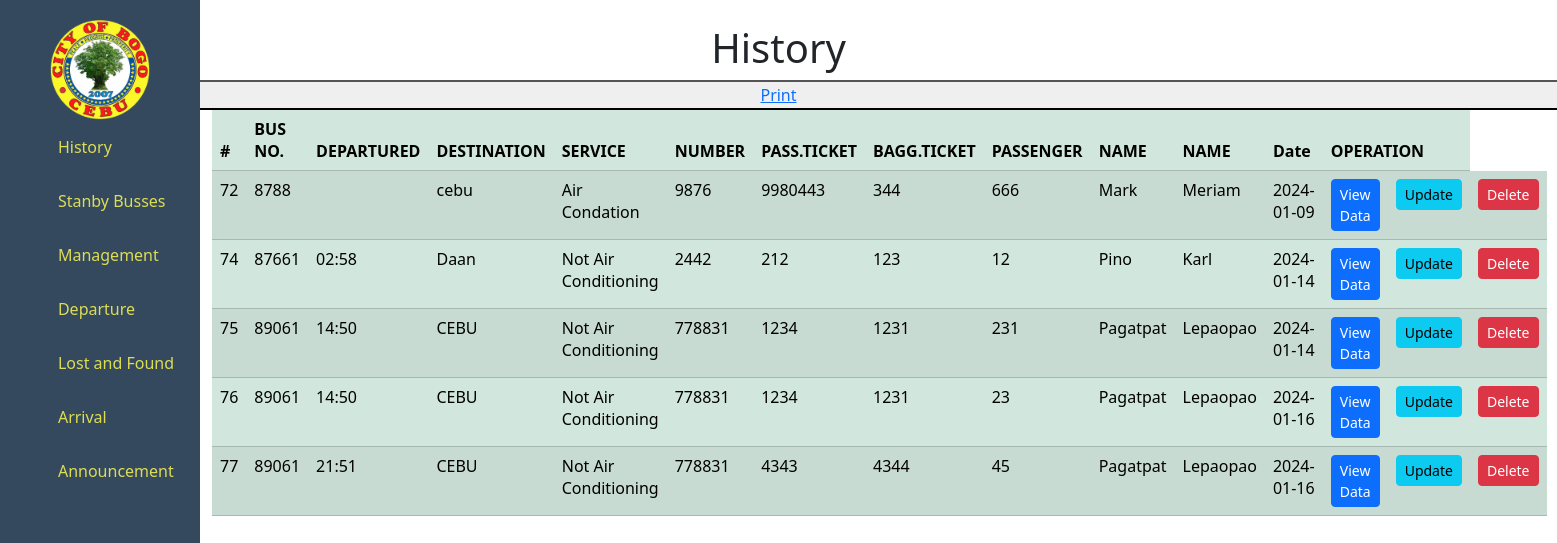
/Admin/01-Index.php, run on the app's committed database.
### tables this page shows
CREATE TABLE `main_tb` (
  `id` int(100) NOT NULL,
  `bus_no` int(100) NOT NULL,
  `time_dept` varchar(100) NOT NULL,
  `route_destination` varchar(100) NOT NULL,
  `unit` varchar(100) NOT NULL,
  `cor_number` int(100) NOT NULL,
  `pass_ticket` int(100) NOT NULL,
  `bagg_ticket` int(100) NOT NULL,
  `passenger` int(100) NOT NULL,
  `drivers_name` varchar(100) NOT NULL,
  `conductors_name` varchar(100) NOT NULL,
  `date` varchar(100) NOT NULL
);

### Admin/01-Index.php (the view, shortened to what this page needs)
<?php
include("sidevar.php");
?>
<!DOCTYPE html>
<html lang="en">
<head>
    <link href="https://cdn.jsdelivr.net/npm/bootstrap@5.3.2/dist/css/bootstrap.min.css" rel="stylesheet">
</head>
<body>
    <div class="row justify-content-center mt-4">
        <h1 class="text-center">History</h1>
        <button><a href="01-Admin-History/Print.php">Print</a></button>
    </div>
    <div class="container" style="margin-left:200px">
        <table class="table table-success table-striped ">
            <thead>
                <tr>
                    <th scope="col">#</th>
                    <th scope="col">BUS NO.</th>
                    <th scope="col">DEPARTURED</th>
                    <th scope="col">DESTINATION</th>
                    <th scope="col">SERVICE</th>
                    <th scope="col">NUMBER</th>
                    <th scope="col">PASS.TICKET</th>
                    <th scope="col">BAGG.TICKET</th>
                    <th scope="col">PASSENGER</th>
                    <th scope="col">NAME</th>
                    <th scope="col">NAME</th>
                    <th scope="col">Date</th>
                    <th scope="col" colspan="2">OPERATION</th>
                </tr>
            </thead>
            <tbody>
                <?php
                include("Connection.php");
                $sql = "SELECT * FROM main_tb";
                $result = mysqli_query($conn, $sql);
                if ($result) {
                    while ($row = mysqli_fetch_assoc($result)) {
                        $id = $row['id'];
                        $bus_no = $row['bus_no'];
                        $time_dept = $row['time_dept'];
                        $route = $row['route_destination'];
                        $unit = $row['unit'];
                        $cor_number = $row['cor_number'];
                        $pass_ticket = $row['pass_ticket'];
                        $bagg_ticket = $row['bagg_ticket'];
                        $passenger = $row['passenger'];
                        $d_name = $row['drivers_name'];
                        $c_name = $row['conductors_name'];
                        $time = $row['date'];
                        echo '
            <tr>
                <td class="bus_id">' . $id . '</td>
                <td>' . $bus_no . '</td>
                <td>' . $time_dept . '</td>
                <td>' . $route . '</td>
                <td>' . $unit . '</td>
                <td>' . $cor_number . '</td>
                <td>' . $pass_ticket . '</td>
                <td>' . $bagg_ticket . '</td>
                <td>' . $passenger . '</td>
                <td>' . $d_name . '</td>
                <td>' . $c_name . '</td>
                <td>' . date("Y-m-d", strtotime($time)) . '</td>
                <td><a href="#" class="btn btn-primary view_data">View Data</a></td>
                <td><a href="01-History-Update.php?updateid=' . $id . '" class="btn btn-info">Update</a></td>
                <td><button class="btn btn-danger" role="button" onclick="confirmDelete(' . $id . ')">Delete</button></td>
            </tr>
        ';
                    }
                } else {
                    echo "No result";
                }
                ?>
            </tbody>
        </table>
    </div>
</body>

### Admin/sidevar.php (shortened to what this page needs)
<header>
    <div class="image-container">
        <img src="admin-pictures/1-admin.png" alt="">
    </div>
    <nav>
        <ul>
            <li><a class="navbar-link" href="01-Index.php">History</a></li>
            <li><a class="navbar-link" href="02-Index.php">Stanby Busses</a></li>
            <li><a class="navbar-link" href="03-Index.php">Management</a></li>
            <li><a class="navbar-link" href="04-Index.php">Departure</a></li>
            <li><a class="navbar-link" href="05-Index.php">Lost and Found</a></li>
            <li><a class="navbar-link" href="06-Index.php">Arrival</a></li>
            <li><a class="navbar-link" href="07-Index.php">Announcement</a></li>
        </ul>
    </nav>
</header>

### Admin/sidevar.php (style rules this page uses)
body { background: #34495E; color: #dd5; margin: 0; padding: 0; }
header { position: fixed; width: 200px; background: #34495E; left: 0; top: 0; bottom: 0; padding-top: 20px; color: #dd5; }
.image-container { position: absolute; width: 100px; top: 0; margin-left: 50px; margin-top: 20px; }
.image-container img { width: 100%; height: 100%; }
nav { justify-content: center; align-items: center; display: flex; flex-direction: column; margin-top: 100px; }
.navbar-link { text-decoration: none; color: #dd5; transition: color 0.3s; }
ul { display: flex; flex-direction: column; }
ul li { margin: 15px; list-style-type: none; }

### data on the page
main_tb: id "72", bus_no "8788", route_destination "cebu", unit "Air Condation", cor_number "9876", pass_ticket "9980443", bagg_ticket "344", passenger "666", drivers_name "Mark", conductors_name "Meriam", date "2024-01-09"
main_tb: id "74", bus_no "87661", time_dept "02:58", route_destination "Daan", unit "Not Air Conditioning", cor_number "2442", pass_ticket "212", bagg_ticket "123", passenger "12", drivers_name "Pino", conductors_name "Karl", date "2024-01-14"
main_tb: id "75", bus_no "89061", time_dept "14:50", route_destination "CEBU", unit "Not Air Conditioning", cor_number "778831", pass_ticket "1234", bagg_ticket "1231", passenger "231", drivers_name "Pagatpat", conductors_name "Lepaopao", date "2024-01-14"
main_tb: id "76", bus_no "89061", time_dept "14:50", route_destination "CEBU", unit "Not Air Conditioning", cor_number "778831", pass_ticket "1234", bagg_ticket "1231", passenger "23", drivers_name "Pagatpat", conductors_name "Lepaopao", date "2024-01-16"
main_tb: id "77", bus_no "89061", time_dept "21:51", route_destination "CEBU", unit "Not Air Conditioning", cor_number "778831", pass_ticket "4343", bagg_ticket "4344", passenger "45", drivers_name "Pagatpat", conductors_name "Lepaopao", date "2024-01-16"
